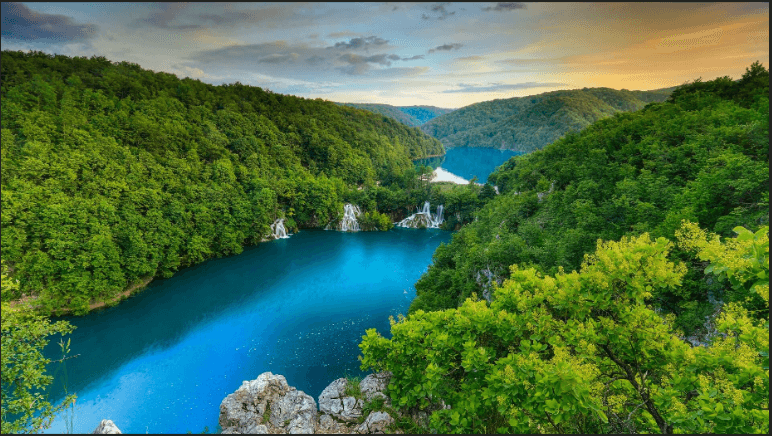
#> input picture Lab1_Image Segmentation using K Means Clustering/image.jpg, 772 x 436 px
$ python K_mean.py
#> lines starting #> are read from the running program, lines starting #| are printed output that depends on the picture
import numpy as np
import cv2 as cv
img = cv.imread('image.jpg')
#> img is the input picture: shape (436, 772, 3); mean B, G, R 73.1, 111.6, 75
Z = img.reshape((-1,3))
# convert to np.float32
Z = np.float32(Z)
# define criteria, number of clusters(K) and apply kmeans()
criteria = (cv.TERM_CRITERIA_EPS + cv.TERM_CRITERIA_MAX_ITER, 10, 1.0)
K = 8
ret,label,center=cv.kmeans(Z,K,None,criteria,10,cv.KMEANS_RANDOM_CENTERS)
#> ret = 335746533.4; center = [[98.57, 81.8, 7.46], [83.98, 164, 186.9], [27.56, 96.65, 62.95], [31.21, 139.7, 107.2], [181.4, 183.1, 167.6], [203.8, 144, 8.63], [124.8, 130.2, 115.3], [17.37, 57.1, 29.35]]
# Now convert back into uint8, and make original image
center = np.uint8(center)
#> center = [[98, 81, 7], [83, 164, 186], [27, 96, 62], [31, 139, 107], [181, 183, 167], [203, 143, 8], [124, 130, 115], [17, 57, 29]]
res = center[label.flatten()]
res2 = res.reshape((img.shape))
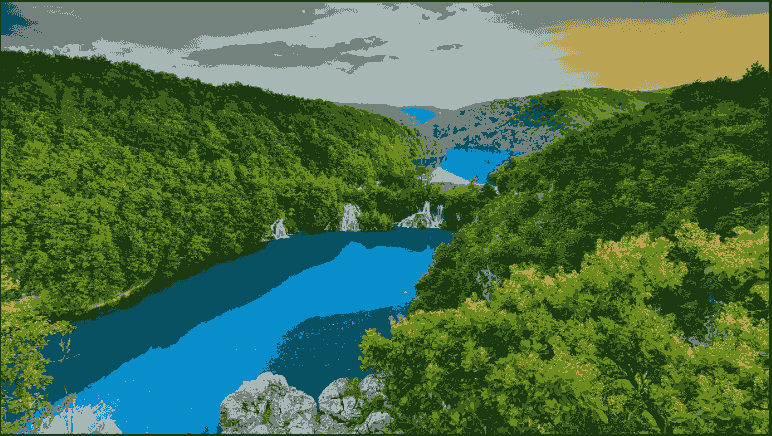
#> res2: shape (436, 772, 3); mean B, G, R 72.6, 111.1, 74.5
cv.imshow('res2',res2)
cv.waitKey(0)
cv.destroyAllWindows()
